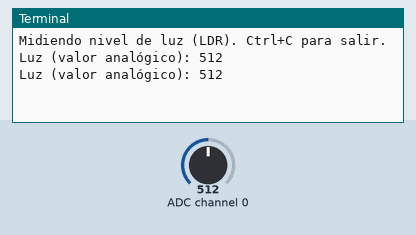
Bench run of a program on a simulated Raspberry Pi (BCM pin numbers). Parts: the last lines printed to the terminal. The inputs (shaded band) are chosen by the test bench; at power-on: ADC channel 0 = 512 (analog values on the 0–1023 scale).

Above: at 1.2 s.
1.3 s: ADC channel 0 set to 716
At 2.6 s:
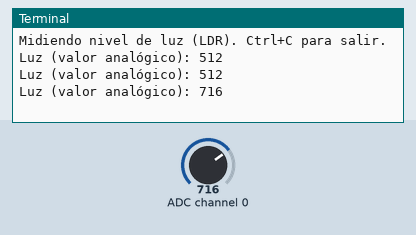
2.8 s: ADC channel 0 set to 900
At 3.8 s:
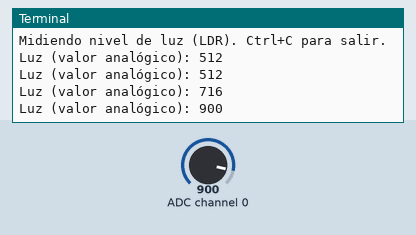
Timing chart, 0 to 5.8 s (numbered marks = the images above; inputs shaded):
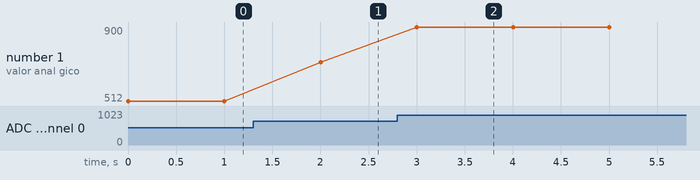

The program:

ldr.py
```python
import spidev
import time

# Inicializar SPI
spi = spidev.SpiDev()
spi.open(0, 0)  # Bus 0, CS 0
spi.max_speed_hz = 1350000

def leer_canal(ch):
    adc = spi.xfer2([1, (8 + ch) << 4, 0])
    data = ((adc[1] & 3) << 8) + adc[2]
    return data

try:
    print("Midiendo nivel de luz (LDR). Ctrl+C para salir.")
    while True:
        luz = leer_canal(0)  # canal 0 del MCP3008
        print(f"Luz (valor analógico): {luz}")
        time.sleep(1)

except KeyboardInterrupt:
    print("\nLectura detenida.")
finally:
    spi.close()
```

Measured:
- after the input at 1.3 s, the terminal: prints a new line after 0.70 s (image 1)
- after the input at 2.8 s, the terminal: prints a new line after 0.20 s (image 2)
- plotted number 1: 512 → 716 after the input at 1.3 s, 716 → 900 after the input at 2.8 s
